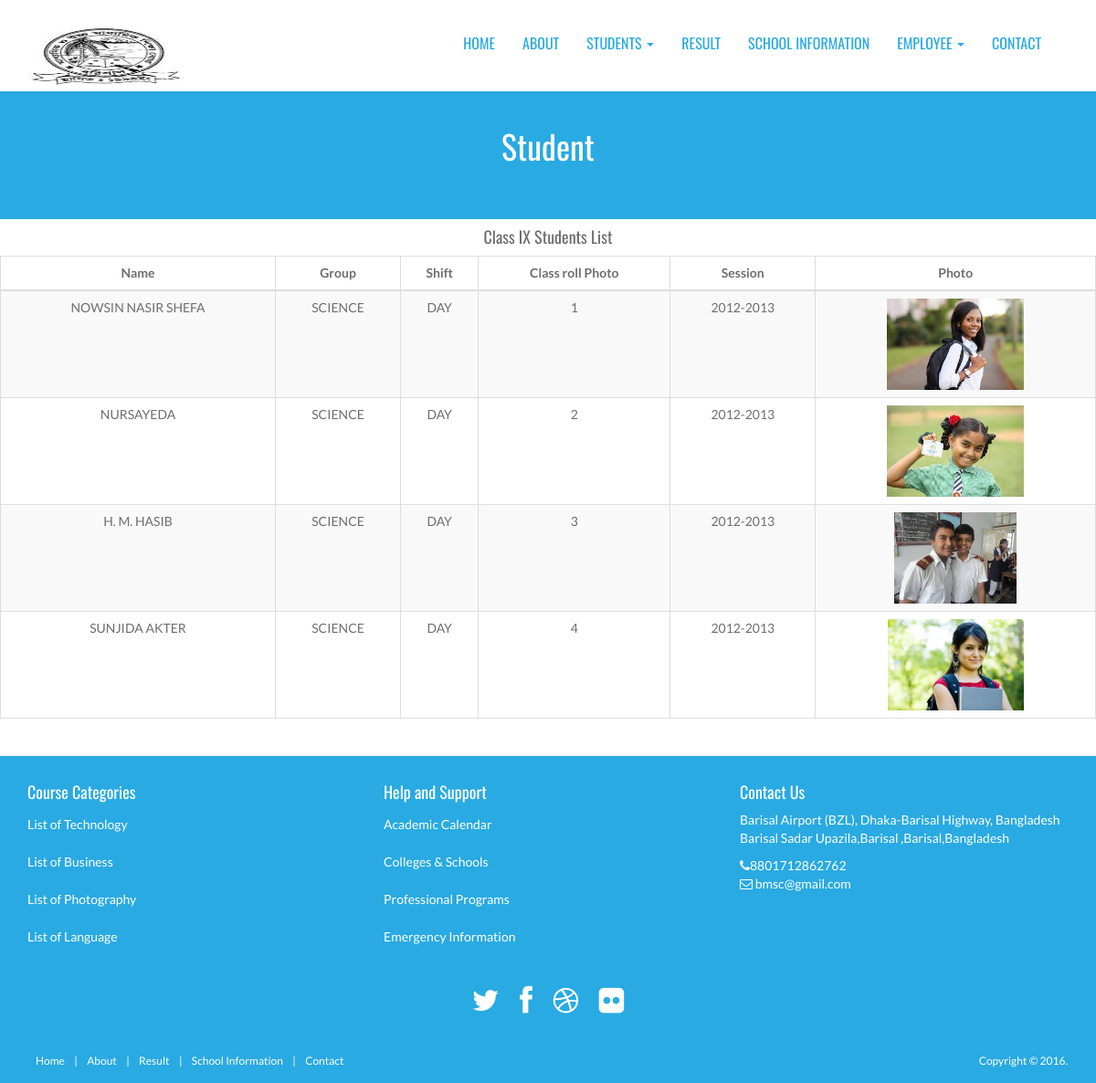
Screenshot of /class_nine.php with the database file from the repository.
### tables this page shows
CREATE TABLE IF NOT EXISTS `student` (
  `student_id` int(3) NOT NULL AUTO_INCREMENT,
  `student_class` tinyint(1) NOT NULL,
  `student_name` varchar(100) NOT NULL,
  `group1` varchar(10) NOT NULL,
  `shift` varchar(5) NOT NULL,
  `roll` varchar(5) NOT NULL,
  `session` varchar(20) NOT NULL,
  `photo` text NOT NULL,
  `publication_status` tinyint(1) NOT NULL,
  PRIMARY KEY (`student_id`)
);

CREATE TABLE IF NOT EXISTS `tbl_category` (
  `category_id` int(3) NOT NULL AUTO_INCREMENT,
  `category_name` varchar(100) NOT NULL,
  `category_description` text NOT NULL,
  `publication_status` tinyint(1) NOT NULL,
  PRIMARY KEY (`category_id`)
);

CREATE TABLE IF NOT EXISTS `tbl_admission` (
  `admission_id` int(3) NOT NULL AUTO_INCREMENT,
  `admission_title` varchar(256) NOT NULL,
  `admission_description` text NOT NULL,
  `publication_status` smallint(1) NOT NULL,
  PRIMARY KEY (`admission_id`)
);

CREATE TABLE IF NOT EXISTS `tbl_address` (
  `address_id` int(3) NOT NULL AUTO_INCREMENT,
  `address` varchar(300) NOT NULL,
  `email` varchar(256) NOT NULL,
  `phone` varchar(15) NOT NULL,
  `publication_status` tinyint(1) NOT NULL,
  PRIMARY KEY (`address_id`)
);

### class_nine.php (called while the page is built, shortened)
<?php
include './index.php';

### classes/application.php (called while the page is built, shortened)
<?php
class Application {
    private $db_connect;
    public function __construct() {
        $host_name = 'localhost';
        $user_name = 'root';
        $password = '';
        $db_name = 'school-management-system';
        $this->db_connect = mysqli_connect($host_name, $user_name, $password, $db_name);
    }
    public function select_all_contact_info() {
        $sql = "SELECT * FROM tbl_address WHERE publication_status=1";
        if (mysqli_query($this->db_connect, $sql)) {
            $query_result = mysqli_query($this->db_connect, $sql);
            return $query_result;
        } else {
            die('Query Problem' . mysqli_error($this->db_connect));
        }
    }
    public function select_all_student_nine_info() {
        $sql = "SELECT * FROM student WHERE student_class=1 AND publication_status=1";
        if (mysqli_query($this->db_connect, $sql)) {
            $query_result = mysqli_query($this->db_connect, $sql);
            return $query_result;
        } else {
            die('Query Problem' . mysqli_error($this->db_connect));
        }
    }
    public function select_all_category_info() {
        $sql = "SELECT * FROM tbl_category WHERE publication_status=1";
        if (mysqli_query($this->db_connect, $sql)) {
            $query_result = mysqli_query($this->db_connect, $sql);
            return $query_result;
        } else {
            die('Query Problem' . mysqli_error($this->db_connect));
        }
    }
    public function select_admission_info() {
        $sql = "SELECT * FROM tbl_admission WHERE publication_status=1";
        if (mysqli_query($this->db_connect, $sql)) {
            $query_result = mysqli_query($this->db_connect, $sql);
            return $query_result;
        } else {
            die('Query Problem' . mysqli_error($this->db_connect));
        }
    }
}

### pages/class_nine_content.php (the view)
<?php
$query_result = $obj_app->select_all_student_nine_info();
?>
<header id="head" class="secondary">
    <div class="container">
        <h1>Student</h1>
    </div>
</header>
<div class="box-content">
    <table class="table table-striped table-bordered bootstrap-datatable datatable" >
        <thead>
            <tr>
                <h4 class="text-center">Class IX Students List </h4>
            </tr>
            <tr>
                <th class="text-center">Name</th>
                <th class="text-center">Group</th>
                <th class="text-center">Shift</th>
                <th class="text-center">Class roll Photo</th>
                <th class="text-center">Session</th>
                <th class="text-center">Photo</th>
            </tr>
        </thead>
        <tbody>
            <?php while ($student_info = mysqli_fetch_assoc($query_result)) { ?>
                <tr>
                    <td class="text-center"><?php echo $student_info['student_name']; ?></td>
                    <td class="text-center"><?php echo $student_info['group1']; ?></td>
                    <td class="text-center"><?php echo $student_info['shift']; ?></td>
                    <td class="text-center"><?php echo $student_info['roll']; ?></td>
                    <td class="text-center"><?php echo $student_info['session']; ?></td>
                    <td class="text-center"><img height="100px!important" src="assets/<?php echo $student_info['photo']; ?>" alt=""></td>
                </tr>
            <?php } ?>
        </tbody>
    </table>
</div>

### include/footer.php (shortened to what this page needs)
<?php
$query_result = $obj_app->select_all_contact_info();
$query_result1 = $obj_app->select_all_category_info();
$query_result2 = $obj_app->select_admission_info();
?>
<footer id="footer">
    <div class="container">
        <div class="row">
            <div class="footerbottom">
                <div class="col-md-4 col-sm-6">
                    <div class="footerwidget">
                        <h4>
                            Course Categories
                        </h4>
                        <div class="menu-course">
                            <?php while ($category_info = mysqli_fetch_assoc($query_result1)) { ?>
                                <ul class="menu">
                                    <li><a href="#"> <?php echo $category_info['category_name']; ?></a></li>
                                </ul>
                            <?php } ?>
                        </div>
                    </div>
                </div>
                <div class="col-md-4 col-sm-6">
                    <div class="footerwidget">
                        <h4>
                            Help and Support
                        </h4>
                        <?php while ($admission_info = mysqli_fetch_assoc($query_result2)) { ?>
                                <ul class="menu">
                                    <li><a href="#"> <?php echo $admission_info['admission_title']; ?></a></li>
                                </ul>
                            <?php } ?>
                    </div>
                </div>
                <div class="col-md-4 col-sm-6">
                    <div class="footerwidget">
                        <h4>Contact Us</h4>
                        <?php while ($contact_info = mysqli_fetch_assoc($query_result)) { ?>
                            <p><?php echo $contact_info['address']; ?></p>
                            <div class="contact-info">
                                <i class="fa fa-phone"></i><?php echo $contact_info['phone']; ?><br>
                                <i class="fa fa-envelope-o"></i> <?php echo $contact_info['email']; ?>
                            </div>
                        <?php } ?>
                    </div>
                </div>
            </div>
        </div>
        <div class="social text-center">
            <a href="https://twitter.com/" target="_blank"><i title="tweeter" class="fa fa-twitter"></i></a>
            <a href="https://www.facebook.com/" target="_blank"><i title="facebook" class="fa fa-facebook"></i></a>
            <a href="https://dribbble.com/" target="_blank"><i title="dribbble" class="fa fa-dribbble"></i></a>
            <a href="https://www.flickr.com" target="_blank"><i title="flickr" class="fa fa-flickr"></i></a>
        </div>
    </div>
    <div class="footer2">
        <div class="container">
            <div class="row">
                <div class="col-md-6 panel">
                    <div class="panel-body">
                        <p class="simplenav">
                            <a href="index.php">Home</a> |
                            <a href="about.php">About</a> |
                            <a href="result.php">Result</a> |
                            <a href="school_info.php">School Information</a> |
                            <a href="contact.php">Contact</a>
                    </div>
                </div>
                <div class="col-md-6 panel">
                    <div class="panel-body">
                        <p class="text-right">
                            Copyright &copy; 2016.
                        </p>
                    </div>
                </div>
            </div>
        </div>
    </div>
</footer>

### assets/front_end_assets/css/style.css (style rules this page uses)
body { font-family: 'Lato', sans-serif; font-weight: normal; color: #6E6E6E; }
h1, h2, h3, h4, h5, h6 { font-weight: normal; font-family: 'Oswald', sans-serif; }
h1, .h1, h2, .h2, h3, .h3 { margin-top: 30px; }
a { color:#3d84e6; }
#head { background-size: cover; height: 600px; text-align: center; color: white; font-weight: 300; position: relative; background-position-x: center; }
#head.secondary { height: 100px; min-height: 100px; padding-top: 0px; }
.panel { margin-bottom: 0px; background-color: transparent; border: 1px solid transparent; border-radius: 0px; -webkit-box-shadow: none; box-shadow: none; }
.panel-body { padding: 0px; }
ul, .list.custom-list ul { margin: 0 0 11px; list-style-type: none; padding-left: 10px; }
img { max-width: 100%; }
footer { border-top: 1px solid #e5e5e5; background: #29AAE2; margin-top: 40px; padding-top: 20px; color: #fff; }
ul.menu { padding: 0px; }
.menu li { padding: 5px 0px; }
.menu li a { color: #FFFFFF; }
.social { margin: 20px 0; }
.social a { font-size: 32px; margin: 0 10px; color: #FFFFFF; }
.footer2 { background: #29AAE2; padding: 15px 0; color: #aaa; font-size: 12px; }
.footer2 a { color: #FFF; }
.footer2 p { margin: 0; color: #fff; }
footer ul li { list-style: none; }
#head.secondary { padding-top: 0px; background: #29AAE2; background-size: cover; text-align: center; padding:10px 0; height: 140px; }
#head.secondary h1 { COLOR: #fff; text-align: center; }
.footer2 a { padding: 4px 8px; }

### rows the page displays
student: student_name "NOWSIN NASIR SHEFA", group1 "SCIENCE", shift "DAY", roll "1", session "2012-2013", photo (picture)
student: student_name "NURSAYEDA", group1 "SCIENCE", shift "DAY", roll "2", session "2012-2013", photo (picture)
student: student_name "H. M. HASIB", group1 "SCIENCE", shift "DAY", roll "3", session "2012-2013", photo (picture)
student: student_name "SUNJIDA AKTER", group1 "SCIENCE", shift "DAY", roll "4", session "2012-2013", photo (picture)
tbl_category: category_name "List of Technology"
tbl_category: category_name "List of Business"
tbl_category: category_name "List of Photography"
tbl_category: category_name "List of Language"
tbl_admission: admission_title "Academic Calendar"
tbl_admission: admission_title "Colleges & Schools"
tbl_admission: admission_title "Professional Programs"
tbl_admission: admission_title "Emergency Information"
tbl_address: address "Barisal Airport (BZL), Dhaka-Barisal Highway, Bangladesh Barisal Sadar Upazila,Barisal ,Barisal,Bangladesh", phone "8801712862762", email "bmsc@gmail.com"
